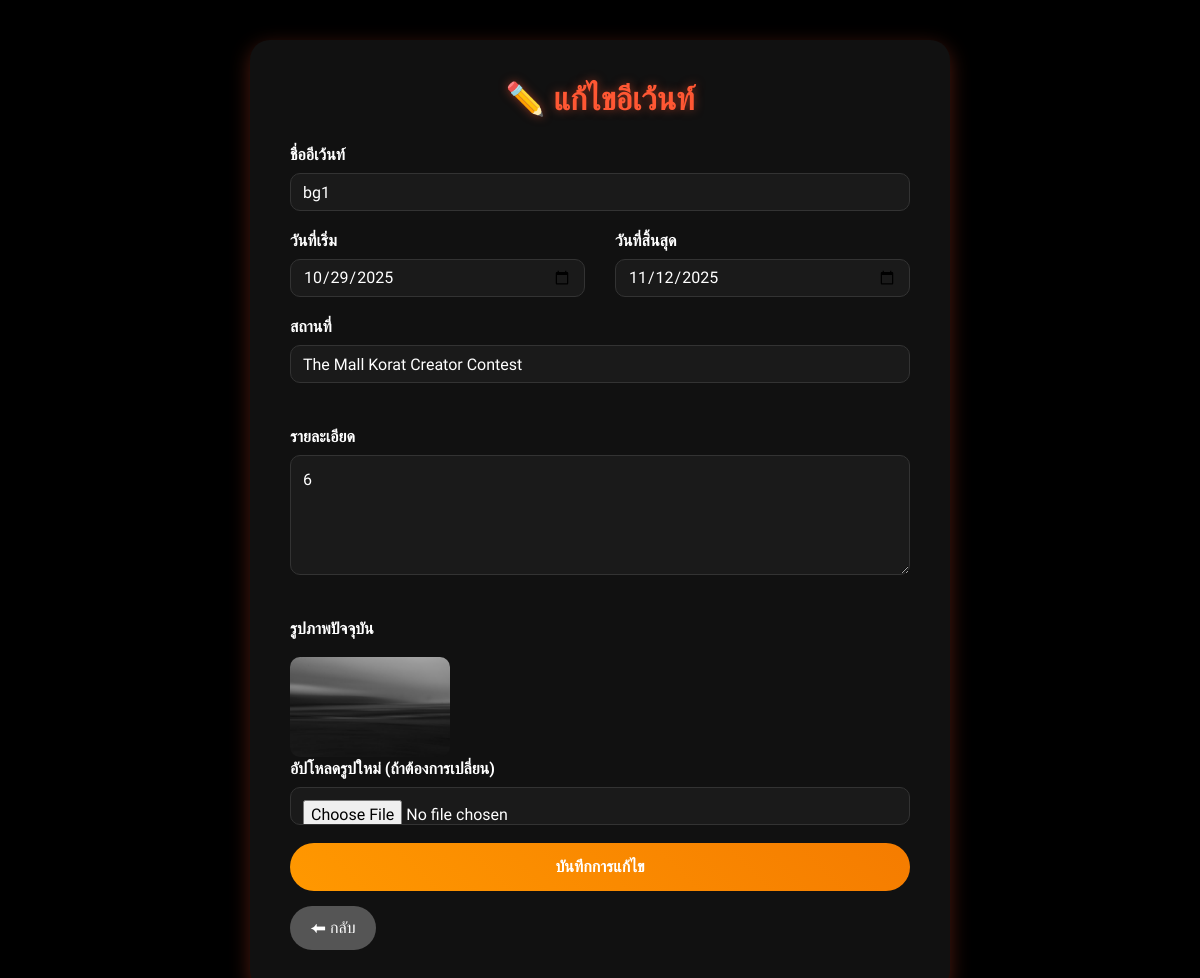
Screenshot of /admin/edit_event.php?id=34 (signed in) with the database file from the repository.
### tables this page shows
CREATE TABLE `event` (
  `EventID` int(11) NOT NULL,
  `E_Title` varchar(255) NOT NULL,
  `E_Detail` text NOT NULL,
  `E_StartDate` date NOT NULL,
  `E_EndDate` date NOT NULL,
  `E_Location` varchar(255) NOT NULL,
  `E_Image` varchar(255) DEFAULT NULL
);

### admin/edit_event.php (the view, shortened to what this page needs)
<?php
include 'db_connect.php';
$id = intval($_GET['id']);
$result = mysqli_query($conn, "SELECT * FROM event WHERE EventID=$id");
$event = mysqli_fetch_assoc($result);
?>
<!DOCTYPE html>
<html lang="th">
<head>
    <link href="vendor/bootstrap/css/bootstrap.min.css" rel="stylesheet">
</head>
<body>
    <div class="form-card">
        <h2>✏️ แก้ไขอีเว้นท์</h2>
        <form method="post" enctype="multipart/form-data">
            <label>ชื่ออีเว้นท์</label>
            <input type="text" name="title" class="form-control" value="<?= htmlspecialchars($event['E_Title']) ?>" required>
            <div class="row">
                <div class="col-md-6">
                    <label>วันที่เริ่ม</label>
                    <input type="date" name="start_date" class="form-control" value="<?= $event['E_StartDate'] ?>" required>
                </div>
                <div class="col-md-6">
                    <label>วันที่สิ้นสุด</label>
                    <input type="date" name="end_date" class="form-control" value="<?= $event['E_EndDate'] ?>" required>
                </div>
            </div>
            <label>สถานที่</label>
            <input type="text" name="location" class="form-control" value="<?= htmlspecialchars($event['E_Location']) ?>" required>
<br>
            <label>รายละเอียด</label>
            <br>
            <textarea name="detail" class="form-control" required><?= htmlspecialchars($event['E_Detail']) ?></textarea>
<br>
            <label>รูปภาพปัจจุบัน</label><br>
            <?php if ($event['E_Image'] && file_exists(__DIR__ . "/../uploads/" . $event['E_Image'])) { ?>
                <img src="../uploads/<?= $event['E_Image'] ?>" class="event-img">
            <?php } else { ?>
                <p>❌ ไม่มีรูปภาพ</p>
            <?php } ?>
<br>
            <label>อัปโหลดรูปใหม่ (ถ้าต้องการเปลี่ยน)</label>
            <input type="file" name="image" class="form-control">
            <button type="submit" class="btn-submit">บันทึกการแก้ไข</button>
            <a href="manage_HOME.php" class="btn-back">⬅ กลับ</a>
        </form>
    </div>
</body>
</html>

### admin/edit_event.php (style rules this page uses)
body { background:#000; font-family:'Prompt', sans-serif; color: #fff; display:flex; justify-content:center; padding:40px 15px; }
.form-card { background:#111; padding:40px; border-radius:20px; max-width:700px; width:100%; box-shadow:0 6px 20px rgba(255,87,51,0.3); }
.form-card h2 { text-align:center; color:#ff5733; margin-bottom:25px; font-weight:700; text-shadow:0 0 10px rgba(255,87,51,0.5); }
.form-control { background:#1a1a1a; border:1px solid #333; color:#fff; border-radius:10px; padding:12px; margin-bottom:18px; }
textarea.form-control { min-height:120px; resize:vertical; }
label { font-weight:600; margin-bottom:6px; }
.btn-submit { background:linear-gradient(45deg,#ff9800,#f57c00); border:none; padding:12px; border-radius:25px; font-weight:600; width:100%; color:#fff; transition:0.3s; }
.btn-back { background:#555; padding:10px 20px; border-radius:25px; color:#fff; text-decoration:none; display:inline-block; margin-top:15px; }
.event-img { width:160px; height:100px; object-fit:cover; border-radius:10px; margin-top:10px; }

### rows the page displays
event: title "bg1", start_date "10/29/2025", end_date "11/12/2025", location "The Mall Korat Creator Contest", detail "6", E_Image (picture)
